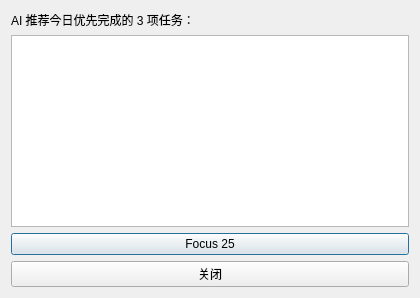
<?xml version="1.0" encoding="UTF-8"?>
<ui version="4.0">
 <class>Top3PopupDialog</class>
 <widget class="QDialog" name="Top3PopupDialog">
  <property name="windowTitle">
   <string>今日 Top 3</string>
  </property>
  <property name="minimumSize">
   <size>
    <width>420</width>
    <height>280</height>
   </size>
  </property>
  <layout class="QVBoxLayout" name="verticalLayout">
   <item>
    <widget class="QLabel" name="labelHint">
     <property name="text">
      <string>AI 推荐今日优先完成的 3 项任务：</string>
     </property>
    </widget>
   </item>
   <item>
    <widget class="Top3ListWidget" name="listTop3"/>
   </item>
    <item>
     <widget class="QPushButton" name="btnFocus25">
      <property name="text">
       <string>Focus 25</string>
      </property>
     </widget>
    </item>
    <item>
     <widget class="QPushButton" name="btnClose">
     <property name="text">
      <string>关闭</string>
     </property>
    </widget>
   </item>
  </layout>
 </widget>
 <customwidgets>
  <customwidget>
   <class>Top3ListWidget</class>
   <extends>QListWidget</extends>
   <header location="global">ui/top3listwidget.h</header>
  </customwidget>
 </customwidgets>
 <connections/>
</ui>
